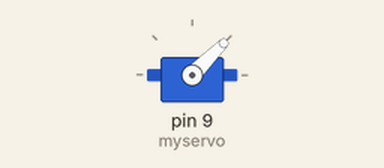
This sketch was run on a simulated Arduino Uno, built with avr-gcc and run on an emulated ATmega328P. Parts: servo.

Above: at 0.05 s.
At 4.1 s:
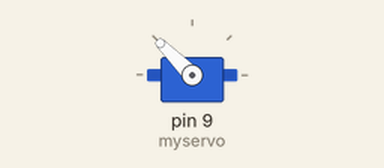
At 6.2 s:
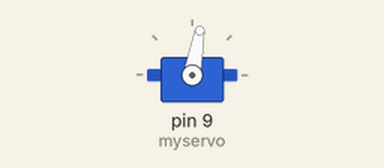
At 8.3 s:
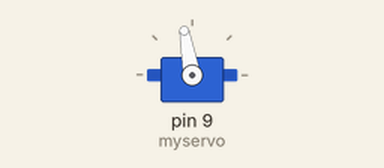
Timing chart, 0 to 10.8 s (numbered marks = the images above):
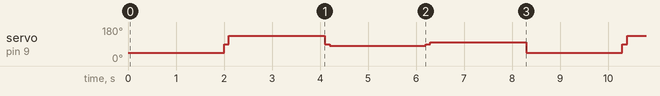

The sketch:

servo-conti.ino
```cpp
#include <Servo.h>
Servo myservo;
void setup(){
  myservo.attach(9);
}

void loop(){
  myservo.write(45);
  delay(2000);
  myservo.write(90);
  delay(100);
  myservo.write(135);
  delay(2000);
  myservo.write(90);
  delay(100);
  myservo.write(80);
  delay(2000);
  myservo.write(90);
  delay(100);
  myservo.write(100);
  delay(2000);
}
```

Measured:
- by itself, servo on pin 9 (myservo): repeats every 8.3 s: 135° 2.0 s, 90° 0.10 s, 80° 2.0 s, 90° 0.10 s, 100° 2.0 s, 45° 2.0 s, 90° 0.10 s
